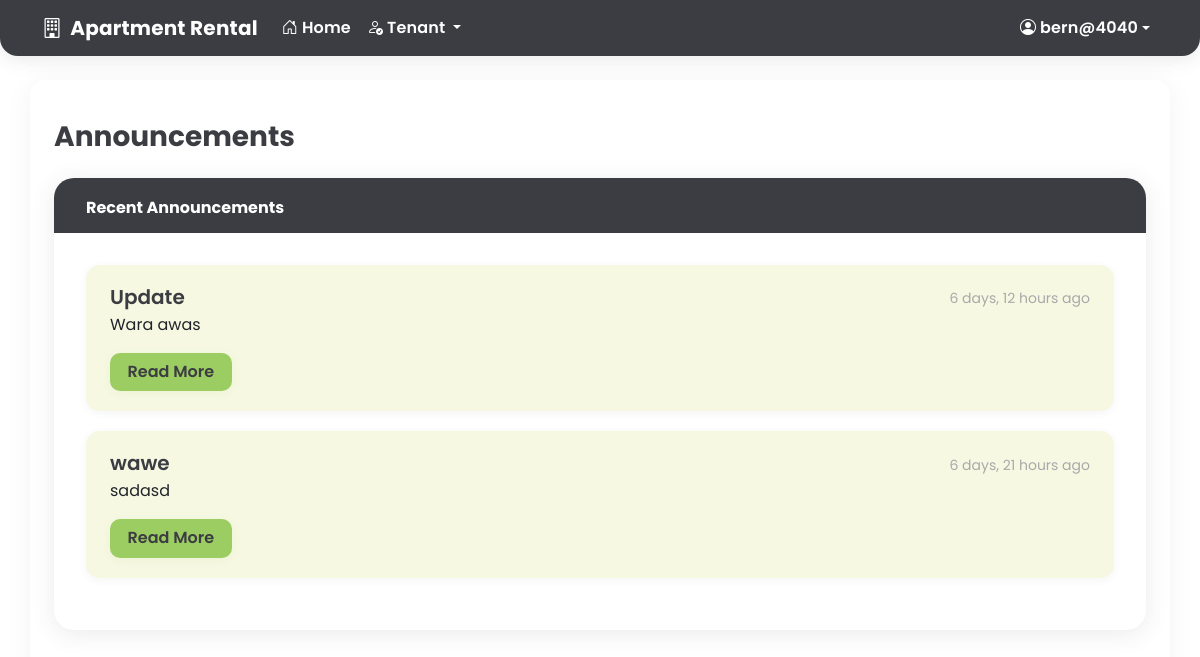
Page /tenant/announcements/ (signed in) on the committed database.
### core/models.py (models this page shows, shortened)
class User(AbstractUser):
    CLIENT = 1
    TENANT = 2
    ADMIN = 3
    ROLE_CHOICES = (
        (CLIENT, 'Client'),
        (TENANT, 'Tenant'),
        (ADMIN, 'Admin'),
    )
    role = models.PositiveSmallIntegerField(choices=ROLE_CHOICES, default=CLIENT)
    phone_number = models.CharField(max_length=20, blank=True, null=True)
    facebook_account = models.CharField(max_length=100, blank=True, null=True)
    address = models.TextField(blank=True, null=True)
    occupation = models.CharField(max_length=100, blank=True, null=True)
    profile_picture = models.ImageField(upload_to='profile_pics/', blank=True, null=True)

class Announcement(models.Model):
    title = models.CharField(max_length=200)
    content = models.TextField()
    author = models.ForeignKey(User, on_delete=models.CASCADE)
    created_at = models.DateTimeField(auto_now_add=True)
    updated_at = models.DateTimeField(auto_now=True)
    is_global = models.BooleanField(default=True)
    recipients = models.ManyToManyField(User, related_name='announcements', blank=True)

### core/views.py (the view)
# urls.py: path('tenant/announcements/', views.tenant_announcements, name='tenant_announcements'),
@login_required
def tenant_announcements(request):
    if request.user.role != User.TENANT:
        return redirect('dashboard')
    announcements = Announcement.objects.filter(
        Q(is_global=True) | Q(recipients=request.user)
    ).order_by('-created_at')
    return render(request, 'tenant/announcements.html', {'announcements': announcements})

### templates/tenant/announcements.html (shortened to what this page needs)
{% extends 'base.html' %}
{% block content %}
<div class="container tenant-announcements-container">
    <h1 class="h3 mb-4" style="color:var(--charcoal);font-weight:700;">Announcements</h1>
    <div class="tenant-announcement-card">
        <div class="tenant-announcement-header">
            <h6>Recent Announcements</h6>
        </div>
        <div class="tenant-announcement-body">
            {% if announcements %}
                <div>
                    {% for announcement in announcements %}
                    <div class="tenant-announcement-list-item">
                        <div class="d-flex w-100 justify-content-between align-items-center">
                            <h5 class="mb-1">{{ announcement.title }}</h5>
                            <small>{{ announcement.created_at|timesince }} ago</small>
                        </div>
                        <p class="mb-1">{{ announcement.content|truncatewords:20 }}</p>
                        <div class="mt-2">
                            <a href="{% url 'tenant_announcement_detail' announcement.id %}" class="tenant-announcement-btn btn btn-sm">
                                Read More
                            </a>
                        </div>
                    </div>
                    {% endfor %}
                </div>
            {% else %}
                <div class="alert alert-info">
                    No announcements available.
                </div>
            {% endif %}
        </div>
    </div>
</div>
{% endblock %}

### templates/partials/_navbar.html (shortened to what this page needs)
<nav class="navbar navbar-expand-lg navbar-charcoal">
    <div class="container">
        <a class="navbar-brand fw-bold d-flex align-items-center" href="{% url 'home' %}">
            <i class="bi bi-building me-2"></i>Apartment Rental
        </a>
        <div class="collapse navbar-collapse" id="navbarNav">
            <ul class="navbar-nav me-auto">
                <li class="nav-item">
                    <a class="nav-link" href="{% url 'home' %}">
                        <i class="bi bi-house-door me-1"></i>Home
                    </a>
                </li>
                {% if user.is_authenticated %}
                    {% if user.role == user.ADMIN or user.is_superuser %}
                        <li class="nav-item dropdown">
                            <a class="nav-link dropdown-toggle" href="#" id="adminDropdown" role="button" data-bs-toggle="dropdown">
                                <i class="bi bi-speedometer2 me-1"></i>Admin
                            </a>
                            <ul class="dropdown-menu">
                                <li><a class="dropdown-item" href="{% url 'admin_dashboard' %}"><i class="bi bi-grid me-2"></i>Dashboard</a></li>
                                <li><a class="dropdown-item" href="{% url 'admin_units_list' %}"><i class="bi bi-house-gear me-2"></i>Units</a></li>
                                <li><a class="dropdown-item" href="{% url 'admin_applications' %}"><i class="bi bi-file-earmark-text me-2"></i>Applications</a></li>
                                <li><a class="dropdown-item" href="{% url 'admin_tenants' %}"><i class="bi bi-people me-2"></i>Tenants</a></li>
                                <li><a class="dropdown-item" href="{% url 'admin_payments' %}"><i class="bi bi-cash-stack me-2"></i>Payments</a></li>
                                <li><a class="dropdown-item" href="{% url 'admin_announcements' %}"><i class="bi bi-megaphone me-2"></i>Announcements</a></li>
                                <li><a class="dropdown-item" href="{% url 'admin_leave_requests' %}"><i class="bi bi-door-open me-2"></i>Leave Requests</a></li>
                                <li><a class="dropdown-item" href="{% url 'admin_messages' %}"><i class="bi bi-chat-left-text me-2"></i>Messages</a></li>
                            </ul>
                        </li>
                    {% elif user.role == user.TENANT %}
                        <li class="nav-item dropdown">
                            <a class="nav-link dropdown-toggle" href="#" id="tenantDropdown" role="button" data-bs-toggle="dropdown">
                                <i class="bi bi-person-check me-1"></i>Tenant
                            </a>
                        </li>
                    {% endif %}
                {% endif %}
            </ul>
            <ul class="navbar-nav">
                {% if user.is_authenticated %}
                    <li class="nav-item dropdown">
                        <a class="nav-link dropdown-toggle d-flex align-items-center" href="#" id="userDropdown" role="button" data-bs-toggle="dropdown">
                            <i class="bi bi-person-circle me-1"></i>
                            <span class="d-none d-lg-inline">{{ user.username|truncatechars:12 }}</span>
                        </a>
                    </li>
                {% endif %}
            </ul>
        </div>
    </div>
</nav>

### static/css/style.css (style rules this page uses)
:root { --charcoal: #3C3D42; --kiwi-green: #9CCD62; --soft-cream: #F6F8E2; --sage-beige: #E0DDCA; --cloud-white: #FFFFFF; --error-red: #D9534F; --sky-blue: #5BC0DE; --success-olive: #6BA539; --neutral-gray: #A9A9A9; }
a { text-decoration: none; }
.btn { border-radius: 0.35rem; padding: 0.5rem 1rem; }

### templates/partials/_navbar.html (style rules this page uses)
.navbar-charcoal { background-color: var(--charcoal) !important; color: var(--cloud-white) !important; border-radius: 0 0 18px 18px; box-shadow: 0 4px 18px 0 rgba(60, 61, 66, 0.10); font-family: 'Poppins', Arial, sans-serif !important; padding-top: 0.5rem; padding-bottom: 0.5rem; }
.navbar-charcoal .navbar-brand, .navbar-charcoal .nav-link, .navbar-charcoal .bi { color: var(--cloud-white) !important; font-family: 'Poppins', Arial, sans-serif !important; font-weight: 600; letter-spacing: 0.01em; }

### templates/tenant/announcements.html (style rules this page uses)
.tenant-announcements-container { font-family: 'Poppins', Arial, sans-serif !important; margin-top: 2.5rem; }
.tenant-announcement-card { background: var(--cloud-white); border-radius: 20px; box-shadow: 0 4px 24px 0 rgba(60, 61, 66, 0.10); border: none; margin-bottom: 2rem; }
.tenant-announcement-header { background: var(--charcoal); color: var(--cloud-white); border-radius: 20px 20px 0 0; padding: 1.25rem 2rem 1rem 2rem; }
.tenant-announcement-header h6 { font-weight: 700; margin: 0; }
.tenant-announcement-body { padding: 2rem; }
.tenant-announcement-list-item { background: var(--soft-cream); border-radius: 14px; box-shadow: 0 2px 8px 0 rgba(60, 61, 66, 0.06); border: none; margin-bottom: 1.25rem; padding: 1.25rem 1.5rem; }
.tenant-announcement-list-item h5 { font-weight: 600; color: var(--charcoal); }
.tenant-announcement-list-item small { color: var(--neutral-gray); }
.tenant-announcement-btn { background: var(--kiwi-green); color: var(--charcoal); border-radius: 10px; font-weight: 600; border: none; box-shadow: 0 2px 8px 0 rgba(156, 205, 98, 0.10); padding: 0.45rem 1.1rem; font-size: 1rem; margin-top: 0.5rem; transition: background 0.2s, color 0.2s; }

### rows in the picture
User: username "bern@4040"
Announcement: title "Update", created_at "6 days, 12 hours", content "Wara awas"
Announcement: title "wawe", created_at "6 days, 21 hours", content "sadasd"
